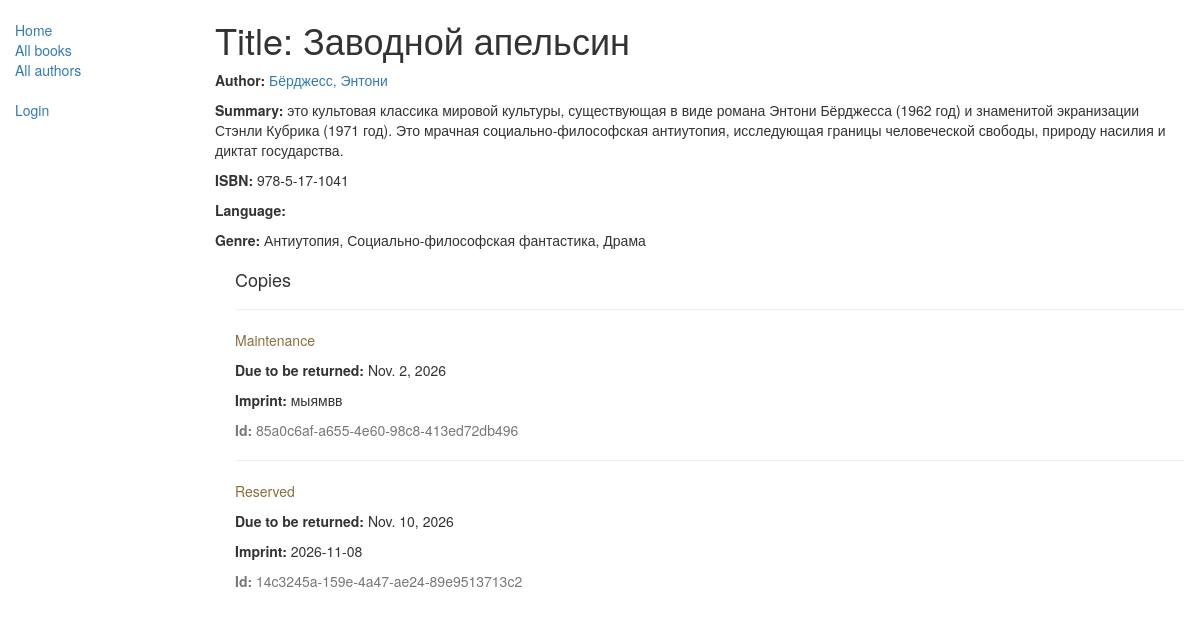
Page /catalog/book/2/ on the committed database.
### catalog/models.py (models this page shows, shortened)
class Book(models.Model):
    title = models.CharField(max_length=200)
    author = models.ForeignKey('Author', on_delete=models.SET_NULL, null=True)
    summary = models.TextField(max_length=1000, help_text="Enter a brief description of the book")
    isbn = models.CharField('ISBN',max_length=13, help_text='13 Character <a href="https://www.isbn-international.org/content/what-isbn">ISBN number</a>')
    genre = models.ManyToManyField(Genre, help_text="Select a genre for this book")
    def display_genre(self):
        """
        Creates a string for the Genre. This is required to display genre in Admin.
        """
        return ', '.join([ genre.name for genre in self.genre.all()[:3] ])
    display_genre.short_description = 'Genre'

class Author(models.Model):
    first_name = models.CharField(max_length=100)
    last_name = models.CharField(max_length=100)
    date_of_birth = models.DateField(null=True, blank=True)
    date_of_death = models.DateField('Died', null=True, blank=True)
    def __str__(self):
        return '%s, %s' % (self.last_name, self.first_name)

class Genre(models.Model):
    name = models.CharField(max_length=200, help_text="Enter a book genre (e.g. Science Fiction, French Poetry etc.)")
    def __str__(self):
        return self.name

class BookInstance(models.Model):
    id = models.UUIDField(primary_key=True, default=uuid.uuid4, help_text="Unique ID for this particular book across whole library")
    book = models.ForeignKey('Book', on_delete=models.SET_NULL, null=True)
    imprint = models.CharField(max_length=200)
    due_back = models.DateField(null=True, blank=True)
    borrower = models.ForeignKey(User, on_delete=models.SET_NULL, null=True, blank=True)
    LOAN_STATUS = (
        ('m', 'Maintenance'),
        ('o', 'On loan'),
        ('a', 'Available'),
        ('r', 'Reserved'),
    )
    status = models.CharField(max_length=1, choices=LOAN_STATUS, blank=True, default='m', help_text='Book availability')
    class Meta:
        ordering = ["due_back"]

### catalog/views.py (the view)
# urls.py: path('book/<int:pk>/', views.BookDetailView.as_view(), name='book-detail'),
class BookDetailView(generic.DetailView):
    model = Book

### catalog/templates/catalog/book_detail.html
{% extends "base_generic.html" %}
{% block content %}
  <h1>Title: {{ book.title }}</h1>
  <p><strong>Author:</strong> <a href="{% url 'author-detail' book.author.pk %}">{{ book.author }}</a></p>
  <p><strong>Summary:</strong> {{ book.summary }}</p>
  <p><strong>ISBN:</strong> {{ book.isbn }}</p>
  <p><strong>Language:</strong> {{ book.language }}</p>
  <p><strong>Genre:</strong> {% for genre in book.genre.all %} {{ genre }}{% if not forloop.last %}, {% endif %}{% endfor %}</p>
  <div style="margin-left:20px;margin-top:20px">
    <h4>Copies</h4>
    {% for copy in book.bookinstance_set.all %}
    <hr>
    <p class="{% if copy.status == 'a' %}text-success{% elif copy.status == 'd' %}text-danger{% else %}text-warning{% endif %}">{{ copy.get_status_display }}</p>
    {% if copy.status != 'a' %}<p><strong>Due to be returned:</strong> {{copy.due_back}}</p>{% endif %}
    <p><strong>Imprint:</strong> {{copy.imprint}}</p>
    <p class="text-muted"><strong>Id:</strong> {{copy.id}}</p>
    {% endfor %}
  </div>
{% endblock %}

### rows in the picture
Book: title "Заводной апельсин", author "Бёрджесс, Энтони", summary "это культовая классика мировой культуры, существующая в виде романа Энтони Бёрджесса (1962 год) и знаменитой экранизации Стэнли Кубрика (1971 год). Это мрачная социально-философская антиутопия, исследующая границы человеческой свободы, природу насилия и диктат государства.", isbn "978-5-17-1041"
Genre: name "Антиутопия"
Genre: name "Социально-философская фантастика"
Genre: name "Драма"
BookInstance: status "Maintenance", due_back "Nov. 2, 2026", imprint "мыямвв", id "85a0c6af-a655-4e60-98c8-413ed72db496"
BookInstance: status "Reserved", due_back "Nov. 10, 2026", imprint "2026-11-08", id "14c3245a-159e-4a47-ae24-89e9513713c2"
